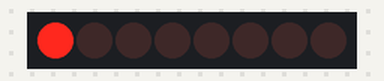
The sketch below on a simulated Arduino Uno, built with avr-gcc and run on an emulated ATmega328P. Parts: 8 shift-register outputs drawn as a row of LEDs (first output left, lit = HIGH). Wiring (inferred from the names in the program): shift register (74HC595): data pin 12; shift clock pin 9; latch pin 11. Wiring (inferred from the signals the program sends): row of LEDs: on Q0, Q1, Q2, Q3, Q4, Q5, Q6, Q7.

Above: at 0.05 s.
At 0.35 s:
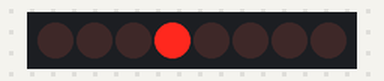
At 0.75 s:
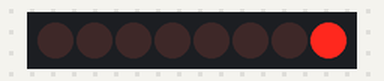
At 1.45 s:
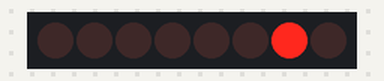
At 2.15 s:
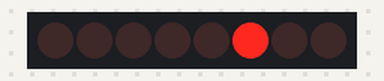
At 2.85 s:
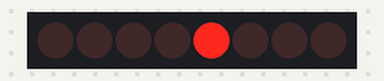
Timing chart, 0 to 3.1 s (numbered marks = the images above):
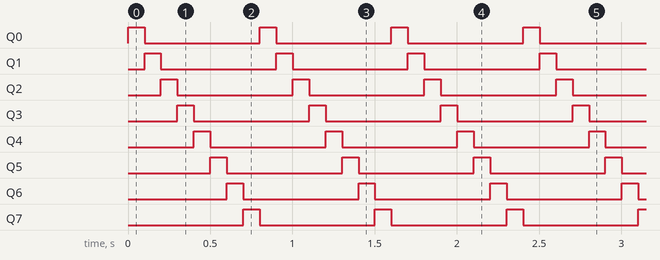

The sketch:

8LEDPattern.ino
```cpp
int latchPin=11;
int clockPin=9;
int dataPin=12;
int dt=100;
byte LEDs1=0b10000000;
byte LEDs2=0b01000000;
byte LEDs3=0b00100000;
byte LEDs4=0b00010000;
byte LEDs5=0b00001000;
byte LEDs6=0b00000100;
byte LEDs7=0b00000010;
byte LEDs8=0b00000001;


void setup() {
  // put your setup code here, to run once:
Serial.begin(9600);
pinMode(latchPin,OUTPUT);
pinMode(dataPin,OUTPUT);
pinMode(clockPin,OUTPUT);
}

void loop() {
  // put your main code here, to run repeatedly:
digitalWrite(latchPin,LOW);
shiftOut(dataPin,clockPin,LSBFIRST,LEDs1);
digitalWrite(latchPin,HIGH);
delay(dt);

digitalWrite(latchPin,LOW);
shiftOut(dataPin,clockPin,LSBFIRST,LEDs2);
digitalWrite(latchPin,HIGH);
delay(dt);

digitalWrite(latchPin,LOW);
shiftOut(dataPin,clockPin,LSBFIRST,LEDs3);
digitalWrite(latchPin,HIGH);
delay(dt);

digitalWrite(latchPin,LOW);
shiftOut(dataPin,clockPin,LSBFIRST,LEDs4);
digitalWrite(latchPin,HIGH);
delay(dt);

digitalWrite(latchPin,LOW);
shiftOut(dataPin,clockPin,LSBFIRST,LEDs5);
digitalWrite(latchPin,HIGH);
delay(dt);

digitalWrite(latchPin,LOW);
shiftOut(dataPin,clockPin,LSBFIRST,LEDs6);
digitalWrite(latchPin,HIGH);
delay(dt);

digitalWrite(latchPin,LOW);
shiftOut(dataPin,clockPin,LSBFIRST,LEDs7);
digitalWrite(latchPin,HIGH);
delay(dt);

digitalWrite(latchPin,LOW);
shiftOut(dataPin,clockPin,LSBFIRST,LEDs8);
digitalWrite(latchPin,HIGH);
delay(dt);
}
```

Measured:
- by itself, Q0–7: alternates HIGH for 0.10 s and LOW for 0.70 s
- by itself, everything shown: repeats every 0.80 s, in 8 steps
